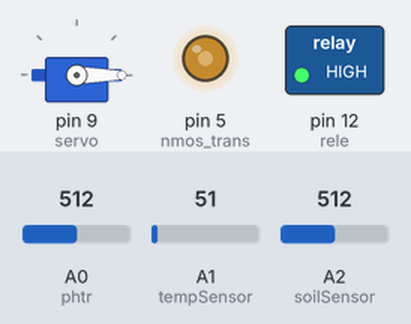
Recording of a sketch running on a simulated Arduino Uno, built with avr-gcc and run on an emulated ATmega328P. Shown: servo, switched loads named in the sketch (green lamp = pin HIGH), output pins drawn as LEDs (lit = HIGH). Inputs (shaded band) come from the test bench; at power-on: A1 (tempSensor) = 51, A2 (soilSensor) = 512, A0 (phtr) = 512.

Above: at 1.8 s.
1.9 s: A1 (tempSensor) set to 113
3.4 s: A1 (tempSensor) set to 135
At 5.2 s:
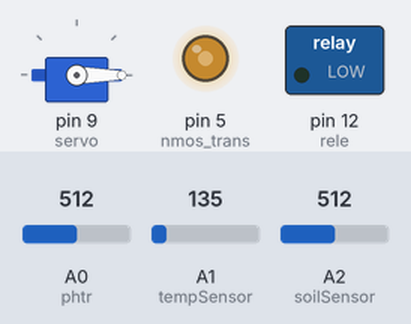
5.5 s: A2 (soilSensor) set to 603
7.2 s: A2 (soilSensor) set to 627
At 8.5 s:
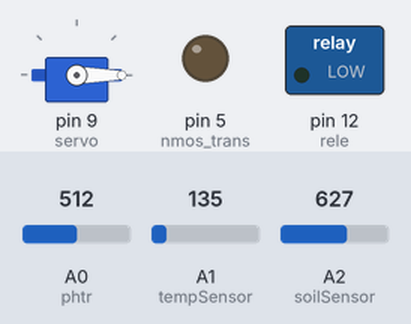
9.5 s: A1 (tempSensor) set to 112
At 11.2 s:
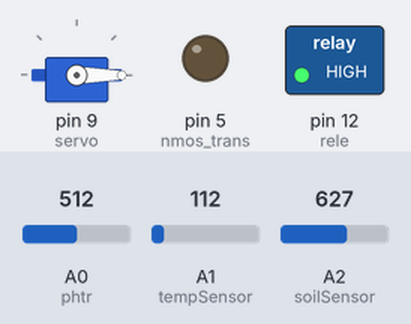
11.5 s: A1 (tempSensor) set to 163
At 12.7 s:
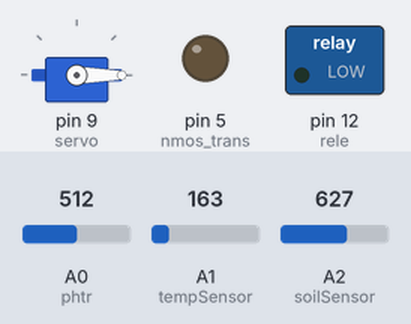
Timing chart, 0 to 14.5 s (numbered marks = the images above; inputs shaded):
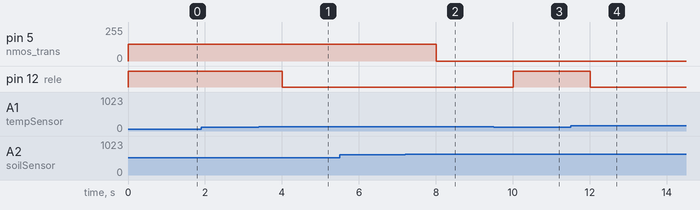

Measured:
- the behaviour switches between 122 and 123 on A1 (tempSensor) (found by bisection; images 0 and 1)
- the behaviour switches between 613 and 614 on A2 (soilSensor) (found by bisection; images 1 and 2)
- after the input at 1.9 s, every drawn part: stays the same
- after the input at 3.4 s, pin 12 (rele): HIGH → LOW after 0.60 s
- after the input at 5.5 s, every drawn part: stays the same
- after the input at 7.2 s, pin 5 (nmos_trans): 127/255 → 0/255 after 0.80 s
- after the input at 9.5 s, pin 12 (rele): LOW → HIGH after 0.50 s
- after the input at 11.5 s, pin 12 (rele): HIGH → LOW after 0.51 s

The sketch:

aula08.ino
```cpp
#include <Servo.h>

const int rele = 12;

const int phtr = A0;
int phtrRead = 0;

const int tempSensor = A1;
int tempRead = 0;
int tempConv = 0;

const int soilSensor = A2;
int soilRead = 0;

const int buzzer = 11;

Servo servo;

const int nmos_trans = 5;

void setup()
{
  servo.attach(9, 500, 2500);
  Serial.begin(9600);
  pinMode(rele, OUTPUT);
}

void loop()
{
  //969 - min a 49 - max
  phtrRead = analogRead(phtr);

  //20 - min = -40 a 358 - max = 125
  tempRead = analogRead(tempSensor);
  tempConv = map(tempRead, 20, 358, -40, 125);

  //0 a 876
  soilRead = analogRead(soilSensor);

  if(tempConv < 10){
    digitalWrite(rele, HIGH);
  }else{
    digitalWrite(rele, LOW);
  }

  if(phtrRead < 969*0.3 && tempConv > 28){
    servo.write(90);
  }else{
    servo.write(0);
  }

  if(soilRead < 876 * 0.70){
  	analogWrite(nmos_trans, 127);
  }else{
    analogWrite(nmos_trans, 0);
  }

  if(tempConv > 45){
   	tone(buzzer, 392);
  }else{
  	noTone(buzzer);
  }

  delay(1000);
}
```
